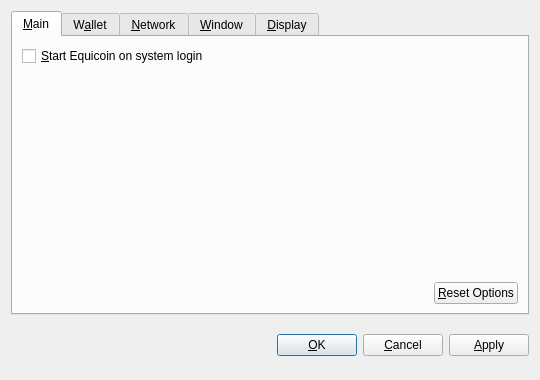
<?xml version="1.0" encoding="UTF-8"?>
<ui version="4.0">
 <class>OptionsDialog</class>
 <widget class="QDialog" name="OptionsDialog">
  <property name="geometry">
   <rect>
    <x>0</x>
    <y>0</y>
    <width>540</width>
    <height>380</height>
   </rect>
  </property>
  <property name="windowTitle">
   <string>Options</string>
  </property>
  <property name="modal">
   <bool>true</bool>
  </property>
  <layout class="QVBoxLayout" name="verticalLayout">
   <item>
    <widget class="QTabWidget" name="tabWidget">
     <property name="tabPosition">
      <enum>QTabWidget::North</enum>
     </property>
     <property name="currentIndex">
      <number>0</number>
     </property>
     <widget class="QWidget" name="tabMain">
      <attribute name="title">
       <string>&amp;Main</string>
      </attribute>
      <layout class="QVBoxLayout" name="verticalLayout_Main">
       <item>
        <widget class="QCheckBox" name="bitcoinAtStartup">
         <property name="toolTip">
          <string>Automatically start Equicoin after logging in to the system.</string>
         </property>
         <property name="text">
          <string>&amp;Start Equicoin on system login</string>
         </property>
        </widget>
       </item>
       <item>
        <spacer name="verticalSpacer_Main">
         <property name="orientation">
          <enum>Qt::Vertical</enum>
         </property>
         <property name="sizeHint" stdset="0">
          <size>
           <width>20</width>
           <height>40</height>
          </size>
         </property>
        </spacer>
       </item>
       <item>
        <layout class="QHBoxLayout" name="horizontalLayout_2_Main">
         <item>
          <spacer name="horizontalSpacer_2_Main">
           <property name="orientation">
            <enum>Qt::Horizontal</enum>
           </property>
           <property name="sizeHint" stdset="0">
            <size>
             <width>40</width>
             <height>20</height>
            </size>
           </property>
          </spacer>
         </item>
         <item>
          <widget class="QPushButton" name="resetButton">
           <property name="toolTip">
            <string>Reset all client options to default.</string>
           </property>
           <property name="text">
            <string>&amp;Reset Options</string>
           </property>
           <property name="autoDefault">
            <bool>false</bool>
           </property>
          </widget>
         </item>
        </layout>
       </item>
      </layout>
     </widget>
     <widget class="QWidget" name="tabWallet">
      <attribute name="title">
       <string>W&amp;allet</string>
      </attribute>
      <layout class="QVBoxLayout" name="verticalLayout_Network">
       <item>
        <widget class="QLabel" name="transactionFeeInfoLabel">
         <property name="text">
          <string>Optional transaction fee per kB that helps make sure your transactions are processed quickly. Most transactions are 1 kB.</string>
         </property>
         <property name="textFormat">
          <enum>Qt::PlainText</enum>
         </property>
         <property name="wordWrap">
          <bool>true</bool>
         </property>
        </widget>
       </item>
       <item>
        <layout class="QHBoxLayout" name="horizontalLayout_1_Main">
         <item>
          <widget class="QLabel" name="transactionFeeLabel">
           <property name="text">
            <string>Pay transaction &amp;fee</string>
           </property>
           <property name="textFormat">
            <enum>Qt::PlainText</enum>
           </property>
           <property name="buddy">
            <cstring>transactionFee</cstring>
           </property>
          </widget>
         </item>
         <item>
          <widget class="BitcoinAmountField" name="transactionFee"/>
         </item>
         <item>
          <spacer name="horizontalSpacer_1_Main">
           <property name="orientation">
            <enum>Qt::Horizontal</enum>
           </property>
           <property name="sizeHint" stdset="0">
            <size>
             <width>40</width>
             <height>20</height>
            </size>
           </property>
          </spacer>
         </item>
        </layout>
       </item>
       <item>
        <widget class="QLabel" name="label">
         <property name="text">
          <string>If you disable the spending of unconfirmed change, the change from a transaction cannot be used until that transaction has at least one confirmation. This also affects how your balance is computed.</string>
         </property>
         <property name="wordWrap">
          <bool>true</bool>
         </property>
        </widget>
       </item>
       <item>
        <widget class="QCheckBox" name="spendZeroConfChange">
         <property name="text">
          <string>Spend unconfirmed change  (experts only)</string>
         </property>
        </widget>
       </item>
       <item>
        <spacer name="verticalSpacer">
         <property name="orientation">
          <enum>Qt::Vertical</enum>
         </property>
         <property name="sizeHint" stdset="0">
          <size>
           <width>20</width>
           <height>40</height>
          </size>
         </property>
        </spacer>
       </item>
      </layout>
     </widget>
     <widget class="QWidget" name="tabNetwork">
      <attribute name="title">
       <string>&amp;Network</string>
      </attribute>
      <layout class="QVBoxLayout" name="verticalLayout_Network">
       <item>
        <widget class="QCheckBox" name="mapPortUpnp">
         <property name="toolTip">
          <string>Automatically open the Equicoin client port on the router. This only works when your router supports UPnP and it is enabled.</string>
         </property>
         <property name="text">
          <string>Map port using &amp;UPnP</string>
         </property>
        </widget>
       </item>
       <item>
        <widget class="QCheckBox" name="connectSocks">
         <property name="toolTip">
          <string>Connect to the Equicoin network through a SOCKS proxy (e.g. when connecting through Tor).</string>
         </property>
         <property name="text">
          <string>&amp;Connect through SOCKS proxy:</string>
         </property>
        </widget>
       </item>
       <item>
        <layout class="QHBoxLayout" name="horizontalLayout_Network">
         <item>
          <widget class="QLabel" name="proxyIpLabel">
           <property name="text">
            <string>Proxy &amp;IP:</string>
           </property>
           <property name="textFormat">
            <enum>Qt::PlainText</enum>
           </property>
           <property name="buddy">
            <cstring>proxyIp</cstring>
           </property>
          </widget>
         </item>
         <item>
          <widget class="QValidatedLineEdit" name="proxyIp">
           <property name="maximumSize">
            <size>
             <width>140</width>
             <height>16777215</height>
            </size>
           </property>
           <property name="toolTip">
            <string>IP address of the proxy (e.g. 127.0.0.1)</string>
           </property>
          </widget>
         </item>
         <item>
          <widget class="QLabel" name="proxyPortLabel">
           <property name="text">
            <string>&amp;Port:</string>
           </property>
           <property name="textFormat">
            <enum>Qt::PlainText</enum>
           </property>
           <property name="buddy">
            <cstring>proxyPort</cstring>
           </property>
          </widget>
         </item>
         <item>
          <widget class="QLineEdit" name="proxyPort">
           <property name="maximumSize">
            <size>
             <width>55</width>
             <height>16777215</height>
            </size>
           </property>
           <property name="toolTip">
            <string>Port of the proxy (e.g. 9050)</string>
           </property>
          </widget>
         </item>
         <item>
          <widget class="QLabel" name="socksVersionLabel">
           <property name="text">
            <string>SOCKS &amp;Version:</string>
           </property>
           <property name="textFormat">
            <enum>Qt::PlainText</enum>
           </property>
           <property name="buddy">
            <cstring>socksVersion</cstring>
           </property>
          </widget>
         </item>
         <item>
          <widget class="QValueComboBox" name="socksVersion">
           <property name="toolTip">
            <string>SOCKS version of the proxy (e.g. 5)</string>
           </property>
          </widget>
         </item>
         <item>
          <spacer name="horizontalSpacer_Network">
           <property name="orientation">
            <enum>Qt::Horizontal</enum>
           </property>
           <property name="sizeHint" stdset="0">
            <size>
             <width>40</width>
             <height>20</height>
            </size>
           </property>
          </spacer>
         </item>
        </layout>
       </item>
       <item>
        <spacer name="verticalSpacer_Network">
         <property name="orientation">
          <enum>Qt::Vertical</enum>
         </property>
         <property name="sizeHint" stdset="0">
          <size>
           <width>20</width>
           <height>40</height>
          </size>
         </property>
        </spacer>
       </item>
      </layout>
     </widget>
     <widget class="QWidget" name="tabWindow">
      <attribute name="title">
       <string>&amp;Window</string>
      </attribute>
      <layout class="QVBoxLayout" name="verticalLayout_Window">
       <item>
        <widget class="QCheckBox" name="minimizeToTray">
         <property name="toolTip">
          <string>Show only a tray icon after minimizing the window.</string>
         </property>
         <property name="text">
          <string>&amp;Minimize to the tray instead of the taskbar</string>
         </property>
        </widget>
       </item>
       <item>
        <widget class="QCheckBox" name="minimizeOnClose">
         <property name="toolTip">
          <string>Minimize instead of exit the application when the window is closed. When this option is enabled, the application will be closed only after selecting Quit in the menu.</string>
         </property>
         <property name="text">
          <string>M&amp;inimize on close</string>
         </property>
        </widget>
       </item>
       <item>
        <spacer name="verticalSpacer_Window">
         <property name="orientation">
          <enum>Qt::Vertical</enum>
         </property>
         <property name="sizeHint" stdset="0">
          <size>
           <width>20</width>
           <height>40</height>
          </size>
         </property>
        </spacer>
       </item>
      </layout>
     </widget>
     <widget class="QWidget" name="tabDisplay">
      <attribute name="title">
       <string>&amp;Display</string>
      </attribute>
      <layout class="QVBoxLayout" name="verticalLayout_Display">
       <item>
        <layout class="QHBoxLayout" name="horizontalLayout_1_Display">
         <item>
          <widget class="QLabel" name="langLabel">
           <property name="text">
            <string>User Interface &amp;language:</string>
           </property>
           <property name="textFormat">
            <enum>Qt::PlainText</enum>
           </property>
           <property name="buddy">
            <cstring>lang</cstring>
           </property>
          </widget>
         </item>
         <item>
          <widget class="QValueComboBox" name="lang">
           <property name="toolTip">
            <string>The user interface language can be set here. This setting will take effect after restarting Equicoin.</string>
           </property>
          </widget>
         </item>
        </layout>
       </item>
       <item>
        <layout class="QHBoxLayout" name="horizontalLayout_2_Display">
         <item>
          <widget class="QLabel" name="unitLabel">
           <property name="text">
            <string>&amp;Unit to show amounts in:</string>
           </property>
           <property name="textFormat">
            <enum>Qt::PlainText</enum>
           </property>
           <property name="buddy">
            <cstring>unit</cstring>
           </property>
          </widget>
         </item>
         <item>
          <widget class="QValueComboBox" name="unit">
           <property name="toolTip">
            <string>Choose the default subdivision unit to show in the interface and when sending coins.</string>
           </property>
          </widget>
         </item>
        </layout>
       </item>
       <item>
        <widget class="QCheckBox" name="displayAddresses">
         <property name="toolTip">
          <string>Whether to show Equicoin addresses in the transaction list or not.</string>
         </property>
         <property name="text">
          <string>&amp;Display addresses in transaction list</string>
         </property>
        </widget>
       </item>
       <item>
        <widget class="QCheckBox" name="coinControlFeatures">
         <property name="toolTip">
          <string>Whether to show coin control features or not.</string>
         </property>
         <property name="text">
          <string>Display coin &amp;control features (experts only!)</string>
         </property>
        </widget>
       </item>
       <item>
        <spacer name="verticalSpacer_Display">
         <property name="orientation">
          <enum>Qt::Vertical</enum>
         </property>
         <property name="sizeHint" stdset="0">
          <size>
           <width>20</width>
           <height>40</height>
          </size>
         </property>
        </spacer>
       </item>
      </layout>
     </widget>
    </widget>
   </item>
   <item>
    <layout class="QHBoxLayout" name="horizontalLayout_Buttons">
     <item>
      <spacer name="horizontalSpacer_1">
       <property name="orientation">
        <enum>Qt::Horizontal</enum>
       </property>
       <property name="sizeHint" stdset="0">
        <size>
         <width>40</width>
         <height>48</height>
        </size>
       </property>
      </spacer>
     </item>
     <item>
      <widget class="QLabel" name="statusLabel">
       <property name="font">
        <font>
         <weight>75</weight>
         <bold>true</bold>
        </font>
       </property>
       <property name="text">
        <string/>
       </property>
       <property name="textFormat">
        <enum>Qt::PlainText</enum>
       </property>
       <property name="wordWrap">
        <bool>true</bool>
       </property>
      </widget>
     </item>
     <item>
      <spacer name="horizontalSpacer_2">
       <property name="orientation">
        <enum>Qt::Horizontal</enum>
       </property>
       <property name="sizeHint" stdset="0">
        <size>
         <width>40</width>
         <height>48</height>
        </size>
       </property>
      </spacer>
     </item>
     <item>
      <widget class="QPushButton" name="okButton">
       <property name="text">
        <string>&amp;OK</string>
       </property>
      </widget>
     </item>
     <item>
      <widget class="QPushButton" name="cancelButton">
       <property name="text">
        <string>&amp;Cancel</string>
       </property>
       <property name="autoDefault">
        <bool>false</bool>
       </property>
      </widget>
     </item>
     <item>
      <widget class="QPushButton" name="applyButton">
       <property name="text">
        <string>&amp;Apply</string>
       </property>
       <property name="autoDefault">
        <bool>false</bool>
       </property>
      </widget>
     </item>
    </layout>
   </item>
  </layout>
 </widget>
 <customwidgets>
  <customwidget>
   <class>BitcoinAmountField</class>
   <extends>QSpinBox</extends>
   <header>bitcoinamountfield.h</header>
  </customwidget>
  <customwidget>
   <class>QValueComboBox</class>
   <extends>QComboBox</extends>
   <header>qvaluecombobox.h</header>
  </customwidget>
  <customwidget>
   <class>QValidatedLineEdit</class>
   <extends>QLineEdit</extends>
   <header>qvalidatedlineedit.h</header>
  </customwidget>
 </customwidgets>
 <resources/>
 <connections/>
</ui>
